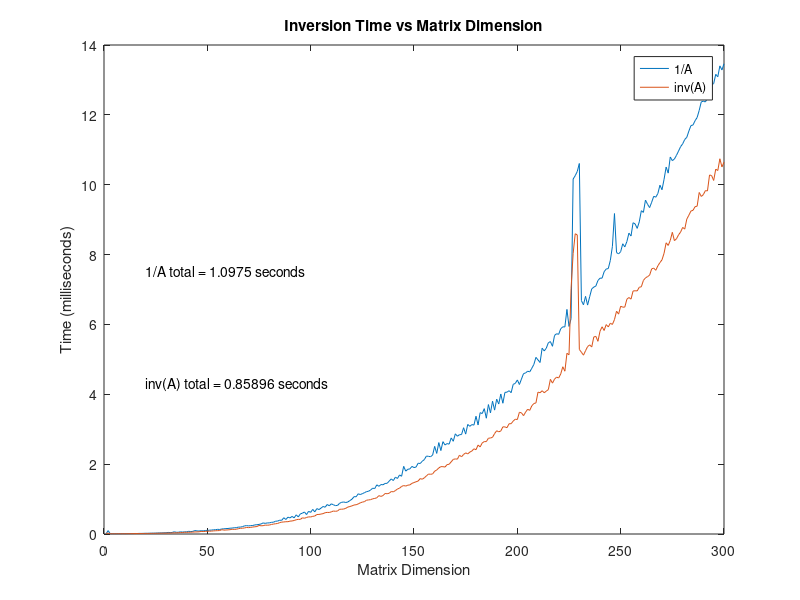

This chart was generated by the following MATLAB code:
%invspeed.m
%invspeed.m calculates the time to perform two types of matrix inversions;
%it then plots the time versus matrix dimension.

for i=1:300
    id=eye(i);
    mat=rand(i);
    tic;
    id/mat;
    x(i,1)=toc;
    tic;
    inv(mat);
    x(i,2)=toc;
end

plot(1000*x)
title('Inversion Time vs Matrix Dimension')
legend('1/A', 'inv(A)')
xlabel('Matrix Dimension')
ylabel('Time (milliseconds)')
text(20, max(x(:,2))*700,['1/A total = ', num2str(sum(x(:,1))), ' seconds'])
text(20, max(x(:,2))*400,['inv(A) total = ', num2str(sum(x(:,2))), ' seconds'])
